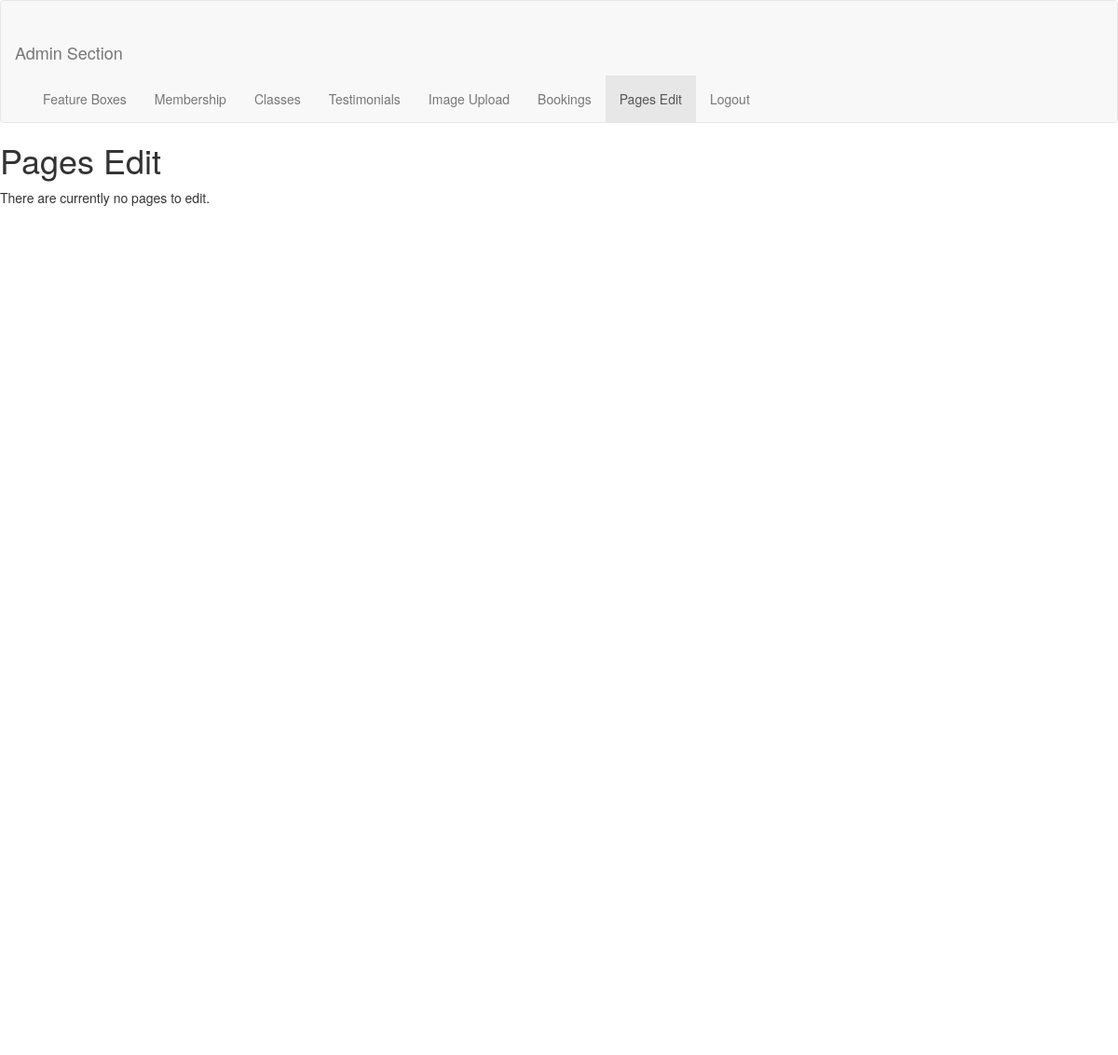
/admin/admin-pages-edit.php, run on an earlier commit of the app's database.
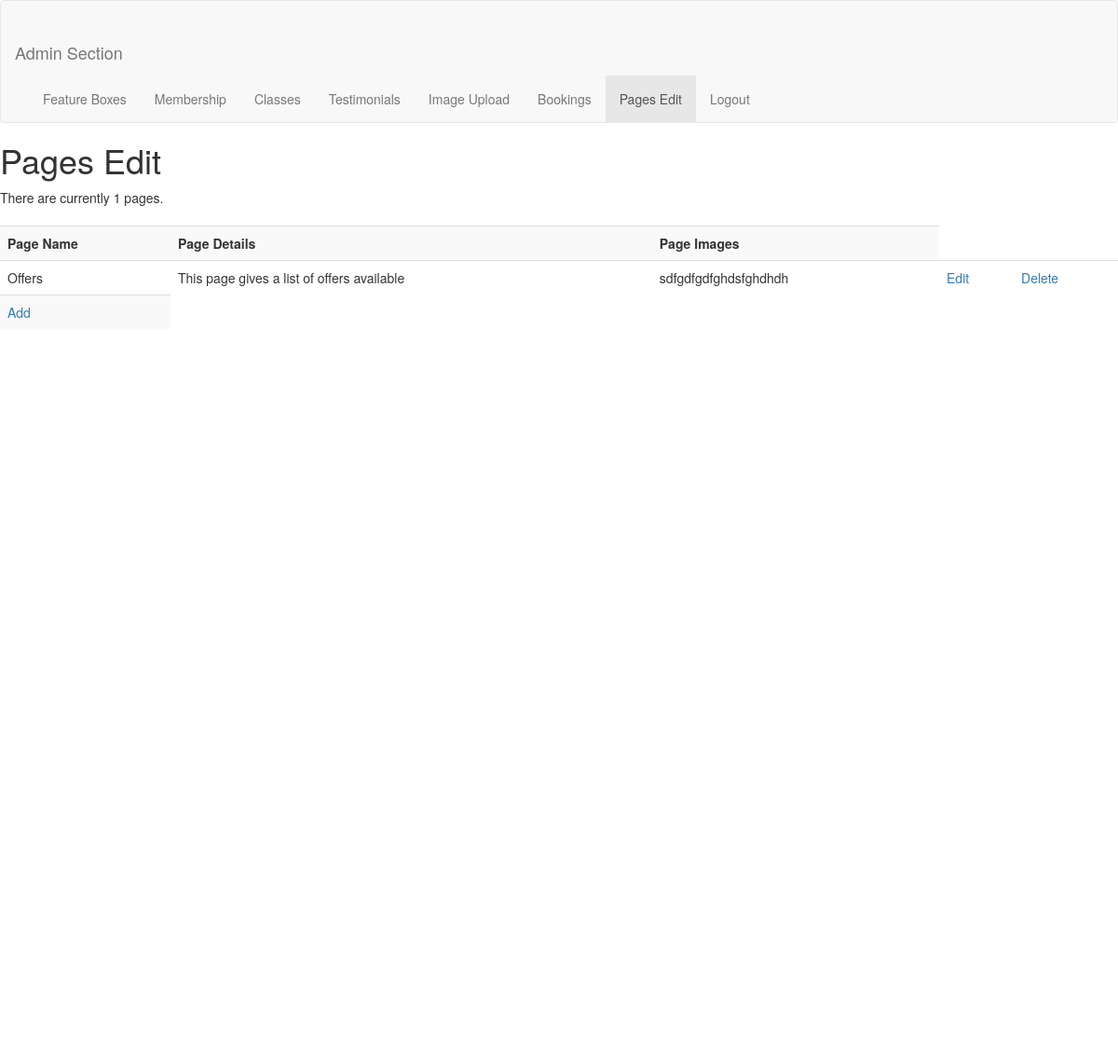
And on a later commit of the database.
### tables this page shows
CREATE TABLE `pages` (
  `page_id` int(20) NOT NULL,
  `page_name` varchar(200) NOT NULL,
  `page_details` varchar(2000) NOT NULL,
  `page_images` varchar(200) NOT NULL
);

### admin/admin-pages-edit.php (the view, shortened to what this page needs)
<!DOCTYPE html>
<html>
  <head>
    <link rel="stylesheet" href="../public/css/bootstrap.css" media="screen"  charset="utf-8">
    <link rel="stylesheet" href="../public/css/style.css" media="screen"  charset="utf-8">
    <link rel="stylesheet" href="../public/css/admin-style.css" media="screen"  charset="utf-8">
  </head>
  <body>
    <nav class="navbar navbar-default">
<div class="container-fluid">
  <div class="navbar-header">
    <a class="navbar-brand" href="#">Admin Section</a>
  </div>
  <div class="collapse navbar-collapse" id="bs-example-navbar-collapse-1">
    <ul class="nav navbar-nav">
      <li><a href="admin-feature-box.php">Feature Boxes</a></li>
      <li><a href="admin-membership.php">Membership</a></li>
      <li><a href="admin-classes.php">Classes</a></li>
      <li><a href="admin-testimonials.php">Testimonials</a></li>
      <li><a href="admin-image-upload.php">Image Upload</a></li>
      <li><a href="admin-bookings.php">Bookings</a></li>
      <li class="active"><a href="#">Pages Edit</a></li>
      <li><a href="../public/index.php">Logout</a></li>
    </ul>
  </div>
</nav>
<div class="container page">
          <?php
                  echo '<h1>Pages Edit</h1>';
                  require ('mysqli_connect.php');
                  $q = "SELECT page_id, page_name, page_details, page_images FROM pages";
                  $r = @mysqli_query ($dbc, $q);
                  $num = mysqli_num_rows($r);
                  if ($num > 0) {
                    echo "<p>There are currently $num pages.</p>\n";
                    echo '<table class="table table-striped test-table" align="center" cellspacing="3" cellpadding="3" width="75%">
                    <tr>
                      <td align="left"><b>Page Name</b></td>
                      <td align="left"><b>Page Details</b></td>
                      <td align="left"><b>Page Images</b></td>
                    </tr>
                  ';
                    while ($row = mysqli_fetch_array($r)) {
                      echo '<tr>
                        <td align="left">' . $row['page_name'] . '</td>
                        <td align="left">' . $row['page_details'] . '</td>
                        <td align="left">' . $row['page_images'] . '</td>
                        <td align="left"><a href="edit_pages/pages-edit.php?id=' . $row['page_id'] . '">Edit</a></td>
                        <td align="left"><a href="delete/delete-page.php?id=' . $row['page_id'] . '">Delete</a></td>
                      </tr>
                      ';
                    }
                    echo '<td align="left"><a href="add-new/pages-addnew.php">Add</a></td>';
                    echo '</table>';
                  } else {
                    echo '<p class="error">There are currently no pages to edit.</p>';
                  }
        ?>
</div>
  </body>
</html>

What changed in the data, as far as the page shows it:
added pages: page_name "Offers", page_details "This page gives a list of offers available", page_images "sdfgdfgdfghdsfghdhdh"
Also different on the page:
$num: (not shown) → "1"
text no longer shown: "There are currently no pages to edit."
text now shown: "There are currently pages. Page Name Page Details Page Images Add"
